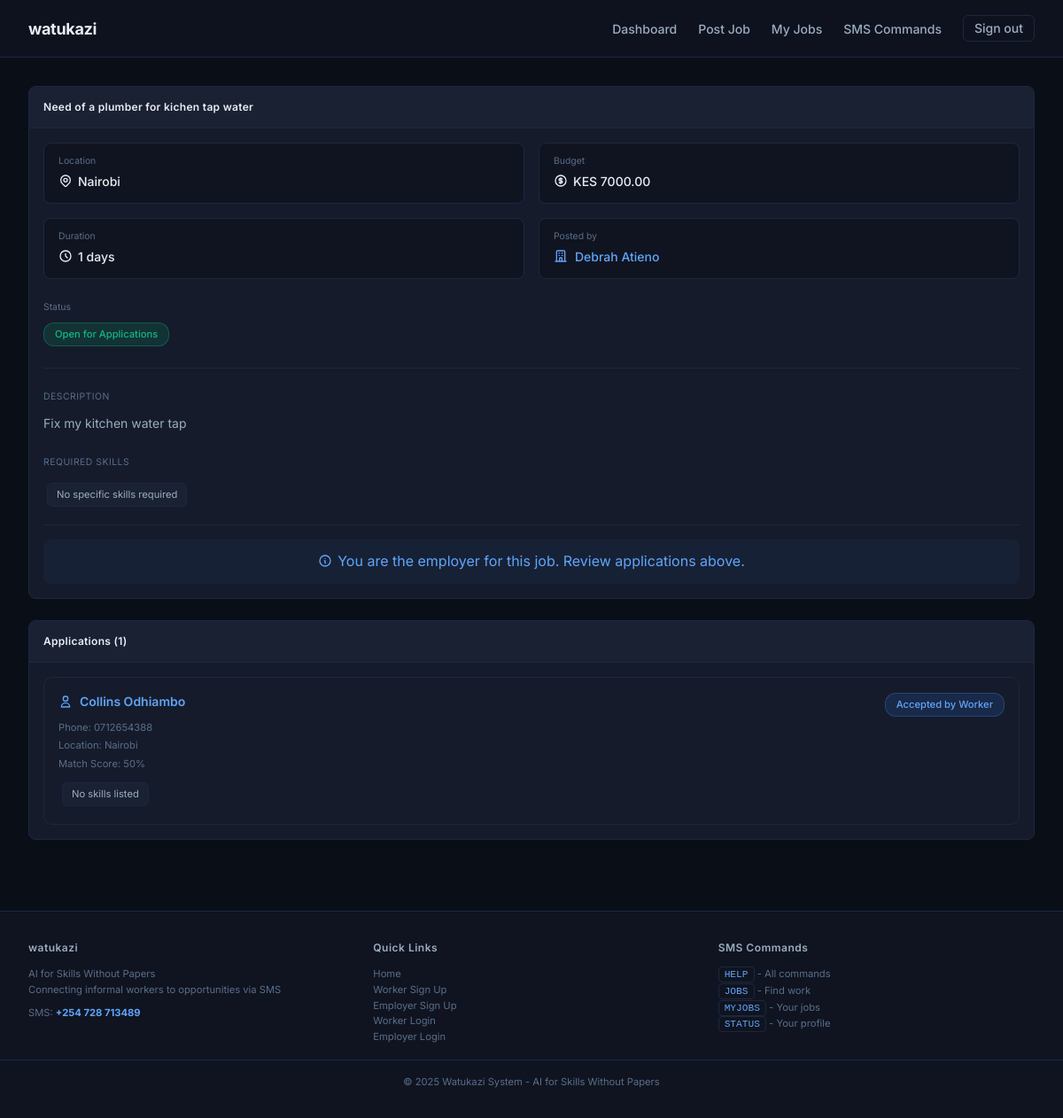
/jobs/1/ (signed in), run on an earlier commit of the app's database.
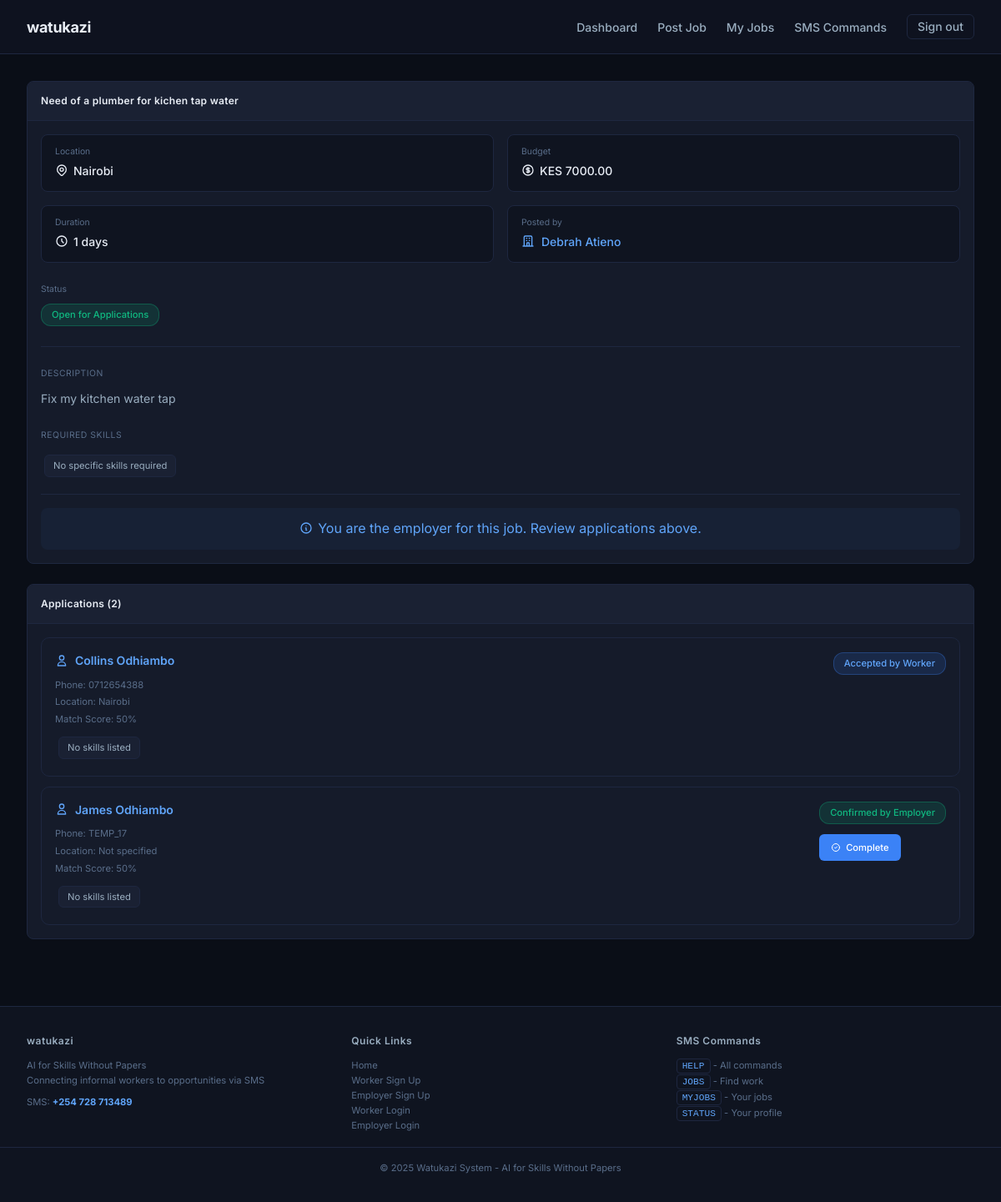
And on a later commit of the database.
### jobs/models.py (models this page shows, shortened)
class JobMatch(models.Model):
    STATUS_CHOICES = (
        ('pending', 'Pending Worker Response'),
        ('accepted', 'Accepted by Worker'),
        ('rejected', 'Rejected by Worker'),
        ('confirmed', 'Confirmed by Employer'),
        ('started', 'Work Started'),
        ('completed', 'Work Completed'),
        ('cancelled', 'Cancelled'),
    )
    job_request = models.ForeignKey(JobRequest, on_delete=models.CASCADE, related_name='matches')
    worker = models.ForeignKey(User, on_delete=models.CASCADE, related_name='job_matches')
    status = models.CharField(max_length=10, choices=STATUS_CHOICES, default='pending')
    match_score = models.IntegerField(default=0)
    created_at = models.DateTimeField(auto_now_add=True)
    updated_at = models.DateTimeField(auto_now=True)
    worker_rating = models.IntegerField(null=True, blank=True, choices=[(i, i) for i in range(1, 6)])
    employer_rating = models.IntegerField(null=True, blank=True, choices=[(i, i) for i in range(1, 6)])
    worker_feedback = models.TextField(blank=True)
    employer_feedback = models.TextField(blank=True)
    directions = models.TextField(blank=True, null=True, help_text="Directions for the worker to reach the job site")
    procedures = models.TextField(blank=True, null=True, help_text="Procedures or instructions for the worker")
    access_code = models.CharField(max_length=50, blank=True, null=True, help_text="Access code or password if needed")
    contact_person = models.CharField(max_length=200, blank=True, null=True, help_text="Contact person name")
    contact_phone = models.CharField(max_length=20, blank=True, null=True, help_text="Contact phone number")
    response_deadline = models.DateTimeField(null=True, blank=True, help_text="Deadline for worker to confirm/respond")
    report_time = models.DateTimeField(null=True, blank=True, help_text="When worker should report to site")

### accounts/models.py (models this page shows, shortened)
class Profile(models.Model):
    USER_TYPES = (
        ('worker', 'Worker - Looking for jobs'),
        ('employer', 'Employer - Looking to hire workers'),
        ('admin', 'Administrator'),
    )
    user = models.OneToOneField(User, on_delete=models.CASCADE, related_name='profile')
    user_type = models.CharField(max_length=10, choices=USER_TYPES, default='worker')
    phone_number = models.CharField(max_length=15, unique=True)
    location = models.CharField(max_length=100, blank=True)
    county = models.CharField(max_length=50, blank=True)
    sub_county = models.CharField(max_length=50, blank=True)
    is_verified = models.BooleanField(default=False)
    created_at = models.DateTimeField(auto_now_add=True)
    updated_at = models.DateTimeField(auto_now=True)

### jobs/views.py (the view)
# urls.py: path('<int:job_id>/', views.job_detail, name='job_detail'),
@login_required
def job_detail(request, job_id):
    job = get_object_or_404(JobRequest, id=job_id)
    if request.user != job.employer and request.user.profile.user_type not in ['admin', 'worker']:
        messages.error(request, "Access denied")
        return redirect('/')
    matches = job.matches.all().order_by('-match_score')
    user_matches = []
    has_applied = False
    user_match = None
    existing_conversation = None
    if request.user.profile.user_type == 'worker':
        user_matches = JobMatch.objects.filter(worker=request.user, job_request=job)
        has_applied = user_matches.exists()
        if has_applied:
            user_match = user_matches.first()
            existing_conversation = Conversation.objects.filter(job=job, worker=request.user).first()
    can_start_conversation = False
    if request.user == job.employer:
        can_start_conversation = True
    context = {
        'job': job,
        'matches': matches,
        'user_matches': user_matches,
        'has_applied': has_applied,
        'user_match': user_match,
        'existing_conversation': existing_conversation,
        'can_start_conversation': can_start_conversation,
    }
    return render(request, 'jobs/job_detail.html', context)

### accounts/context_processors.py (called while the page is built)
def sms_settings(request):
    try:
        sms = SMSSettings.objects.first()
        sms_number = sms.phone_number if sms else '0700000000'
    except:
        sms_number = '0700000000'
    return {
        'sms_number': sms_number,
    }

### notifications/context_processors.py (called while the page is built)
def notifications_context(request):
    if request.user.is_authenticated:
        unread_count = Notification.objects.filter(
            recipient=request.user,
            is_read=False
        ).count()
        recent_notifications = Notification.objects.filter(
            recipient=request.user
        )[:5]
        return {
            'unread_notifications_count': unread_count,
            'recent_notifications': recent_notifications,
        }
    return {
        'unread_notifications_count': 0,
        'recent_notifications': [],
    }

### templates/jobs/job_detail.html (shortened to what the changed rows need)
{% extends "base.html" %}
{% load static %}
{% block content %}
<div class="container">
    <div class="detail-grid">
        {% if user.is_authenticated and user == job.employer %}
            <div class="card">
                <div class="card-header">Applications ({{ matches|length }})</div>
                <div class="card-body">
                    {% if matches %}
                        {% for match in matches %}
                            <div class="applicant-card">
                                <div style="display: flex; justify-content: space-between; align-items: flex-start; flex-wrap: wrap; gap: 1rem;">
                                    <div style="flex: 1;">
                                        <div class="applicant-name">
                                            <a href="{% url 'workers:public_profile' match.worker.username %}" style="color: var(--accent-blue-light); text-decoration: none; display: inline-flex; align-items: center; gap: 0.5rem;">
                                                <svg class="icon" xmlns="http://www.w3.org/2000/svg" fill="none" viewBox="0 0 24 24" stroke="currentColor">
                                                    <path stroke-linecap="round" stroke-linejoin="round" stroke-width="2" d="M16 7a4 4 0 11-8 0 4 4 0 018 0zM12 14a7 7 0 00-7 7h14a7 7 0 00-7-7z" />
                                                </svg>
                                                {{ match.worker.get_full_name|default:match.worker.username }}
                                            </a>
                                        </div>
                                        <div class="applicant-detail">Phone: {{ match.worker.profile.phone_number|default:"Not provided" }}</div>
                                        <div class="applicant-detail">Location: {{ match.worker.profile.location|default:"Not specified" }}</div>
                                        <div class="applicant-detail">Match Score: {{ match.match_score }}%</div>
                                        <div class="applicant-skills">
                                            {% for skill in match.worker.profile.skills.all|slice:":5" %}
                                                <span class="skill-tag">{{ skill.name }}</span>
                                            {% empty %}
                                                <span class="skill-tag">No skills listed</span>
                                            {% endfor %}
                                        </div>
                                    </div>
                                    <div style="text-align: right;">
                                        <span class="status-badge
                                            {% if match.status == 'accepted' %}status-accepted
                                            {% elif match.status == 'confirmed' %}status-confirmed
                                            {% elif match.status == 'pending' %}status-pending
                                            {% elif match.status == 'completed' %}status-completed
                                            {% else %}status-cancelled{% endif %}">
                                            {{ match.get_status_display }}
                                        </span>
                                        {% if match.status == 'confirmed' %}
                                            <div class="action-buttons">
                                                <form method="post" action="{% url 'jobs:complete_job' match.id %}" id="completeForm{{ match.id }}">
                                                    <button type="button" onclick="openCompleteModal({{ match.id }})" class="btn btn-primary" style="padding: 0.375rem 0.875rem; font-size: 0.7rem; display: inline-flex; align-items: center; gap: 0.375rem;">
                                                        <svg class="icon" xmlns="http://www.w3.org/2000/svg" fill="none" viewBox="0 0 24 24" stroke="currentColor" style="width: 12px; height: 12px;">
                                                            <path stroke-linecap="round" stroke-linejoin="round" stroke-width="2" d="M9 12l2 2 4-4m6 2a9 9 0 11-18 0 9 9 0 0118 0z" />
                                                        </svg>
                                                        Complete
                                                    </button>
                                                </form>
                                            </div>
                                        {% endif %}
                                    </div>
                                </div>
                            </div>
                        {% endfor %}
                    {% else %}
                        <div class="empty-applications">
                            <p>No applications yet.</p>
                        </div>
                    {% endif %}
                </div>
            </div>
        {% endif %}
    </div>
</div>
{% endblock %}

What changed in the data, as far as the page shows it:
added JobMatch: worker.get_full_name "James Odhiambo", worker.profile.phone_number "TEMP_17", worker.profile.location "Not specified", match_score "50", status "Confirmed by Employer"
Also different on the page:
{{ matches|length }}: "1" → "2"
